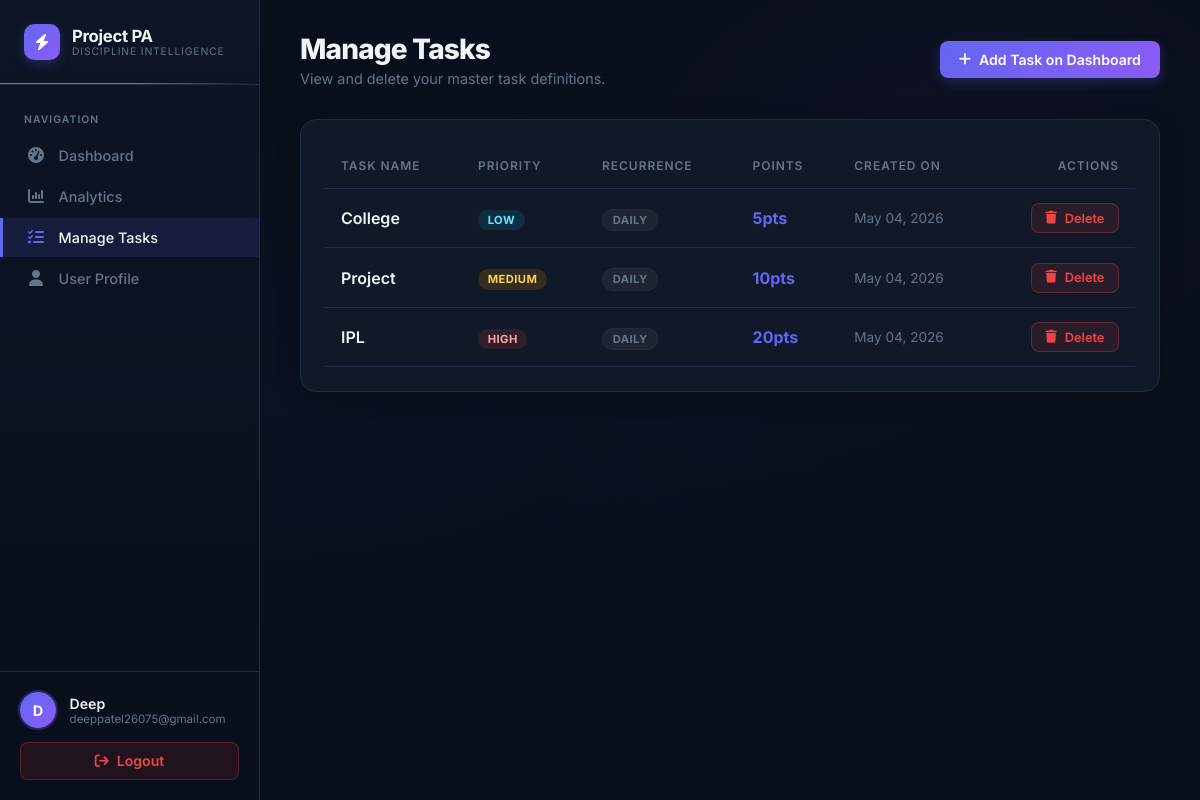
/manage (signed in), run on the app's committed database.
### models/user.py (models this page shows, shortened)
class User(db.Model, UserMixin):
    __tablename__ = "user"
    id                  = db.Column(db.Integer, primary_key=True)
    name                = db.Column(db.String(100), nullable=False)
    email               = db.Column(db.String(120), unique=True, nullable=False)
    password_hash       = db.Column(db.String(255), nullable=False)
    streak_count        = db.Column(db.Integer, default=0)
    role                = db.Column(db.String(20), nullable=False, default="user")
    bio                 = db.Column(db.Text, nullable=True)
    avatar_url          = db.Column(db.String(300), nullable=True)
    email_notifications = db.Column(db.Boolean, default=True, nullable=False)
    tasks  = db.relationship("Task",  backref="user", lazy=True,
                             foreign_keys="Task.user_id")
    scores = db.relationship("Score", backref="user", lazy=True)

### models/task.py (models this page shows, shortened)
class Task(db.Model):
    __tablename__ = "task"
    id                    = db.Column(db.Integer, primary_key=True)
    user_id               = db.Column(db.Integer, db.ForeignKey("user.id"), nullable=False)
    title                 = db.Column(db.String(200), nullable=False)
    description           = db.Column(db.Text, nullable=True)
    priority              = db.Column(db.String(20), nullable=False)       # High | Medium | Low
    recurrence_type       = db.Column(db.String(50), default="one-time")   # one-time | daily
    category              = db.Column(db.String(50), nullable=True)        # e.g. Health, Work, Study
    completion_percentage = db.Column(db.Integer, default=0)               # 0-100
    date_created          = db.Column(db.DateTime, default=lambda: datetime.now(timezone.utc))
    assigned_to           = db.Column(db.Integer, db.ForeignKey("user.id"), nullable=True)
    instances = db.relationship(
        "TaskInstance", backref="task", lazy=True, cascade="all, delete-orphan"
    )
    assignee = db.relationship(
        "User", foreign_keys=[assigned_to], backref="assigned_tasks", lazy=True
    )
    @property
    def point_value(self) -> int:
        return {"High": 20, "Medium": 10, "Low": 5}.get(self.priority, 0)

### routes/dashboard_routes.py (the view)
@dashboard_bp.route("/manage")
@login_required
def manage():
    tasks = (
        Task.query.filter_by(user_id=current_user.id)
        .order_by(Task.date_created.desc())
        .all()
    )
    return render_template("manage.html", tasks=tasks)

### templates/manage.html (shortened to what this page needs)
{% extends "base.html" %}
{% block content %}
<div class="page-header animate-fade-in">
    <div>
        <h1 class="page-title">Manage Tasks</h1>
        <p class="page-subtitle">View and delete your master task definitions.</p>
    </div>
    <a href="{{ url_for('dashboard.index') }}" class="btn btn-primary">
        <i class="fa-solid fa-plus"></i> Add Task on Dashboard
    </a>
</div>
<div class="card animate-fade-in d1">
    <div class="table-container">
        <table>
            <thead>
                <tr>
                    <th>Task Name</th>
                    <th>Priority</th>
                    <th>Recurrence</th>
                    <th>Points</th>
                    <th>Created On</th>
                    <th style="text-align:right;">Actions</th>
                </tr>
            </thead>
            <tbody>
                {% for task in tasks %}
                <tr>
                    <td style="font-weight:600;">{{ task.title }}</td>
                    <td><span class="badge badge-{{ task.priority|lower }}">{{ task.priority }}</span></td>
                    <td><span class="badge badge-recurrence">{{ task.recurrence_type|title }}</span></td>
                    <td style="font-weight:700; color:var(--primary);">{{ task.point_value }}pts</td>
                    <td style="color:var(--text-muted); font-size:0.85rem;">{{ task.date_created.strftime('%b %d, %Y') }}</td>
                    <td style="text-align:right;">
                        <a href="{{ url_for('dashboard.delete_task', task_id=task.id) }}" class="btn btn-danger" style="padding:0.4rem 0.85rem; font-size:0.8rem;" onclick="return confirm('Delete this task and all its history forever?')">
                            <i class="fa-solid fa-trash"></i> Delete
                        </a>
                    </td>
                </tr>
                {% endfor %}
            </tbody>
        </table>
    </div>
</div>
{% endblock %}

### templates/base.html (shortened to what this page needs)
<!DOCTYPE html>
<html lang="en">
<head>
    <link rel="stylesheet" href="https://cdnjs.cloudflare.com/ajax/libs/font-awesome/6.4.0/css/all.min.css">
    <link rel="stylesheet" href="{{ url_for('static', filename='css/style.css') }}">
</head>
<body>
{% if current_user.is_authenticated %}
<aside class="sidebar">
    <a href="{{ url_for('dashboard.index') }}" class="sidebar-header" style="text-decoration:none;">
        <div class="sidebar-logo-icon"><i class="fa-solid fa-bolt"></i></div>
        <div class="sidebar-logo-text">
            <div class="brand-name">Project PA</div>
            <div class="brand-sub">Discipline Intelligence</div>
        </div>
    </a>
    <nav class="sidebar-menu">
        <div class="menu-section-label">Navigation</div>
        <a href="{{ url_for('dashboard.index') }}" class="menu-item {% if request.endpoint == 'dashboard.index' %}active{% endif %}">
            <i class="fa-solid fa-gauge-high"></i> Dashboard
        </a>
        <a href="{{ url_for('dashboard.analytics') }}" class="menu-item {% if request.endpoint == 'dashboard.analytics' %}active{% endif %}">
            <i class="fa-solid fa-chart-column"></i> Analytics
        </a>
        <a href="{{ url_for('dashboard.manage') }}" class="menu-item {% if request.endpoint == 'dashboard.manage' %}active{% endif %}">
            <i class="fa-solid fa-list-check"></i> Manage Tasks
        </a>
        <a href="{{ url_for('dashboard.profile') }}" class="menu-item {% if request.endpoint == 'dashboard.profile' %}active{% endif %}">
            <i class="fa-solid fa-user"></i> User Profile
        </a>
    </nav>
    <div class="sidebar-footer">
        <div class="user-info">
            <div class="user-avatar">{{ current_user.name[0]|upper }}</div>
            <div>
                <div class="user-name">{{ current_user.name }}</div>
                <div class="user-email">{{ current_user.email }}</div>
            </div>
        </div>
        <a href="{{ url_for('auth.logout') }}" class="btn btn-danger" style="width:100%; justify-content:center;">
            <i class="fa-solid fa-arrow-right-from-bracket"></i> Logout
        </a>
    </div>
</aside>
<main class="main-content">
    {% block content %}{% endblock %}
</main>
{% endif %}
</body>
</html>

### data on the page
User: name "D", name "Deep", email "deeppatel26075@gmail.com"
Task: title "College", priority "LOW", recurrence_type "DAILY", point_value "5", date_created "May 04, 2026"
Task: title "Project", priority "MEDIUM", recurrence_type "DAILY", point_value "10", date_created "May 04, 2026"
Task: title "IPL", priority "HIGH", recurrence_type "DAILY", point_value "20", date_created "May 04, 2026"
